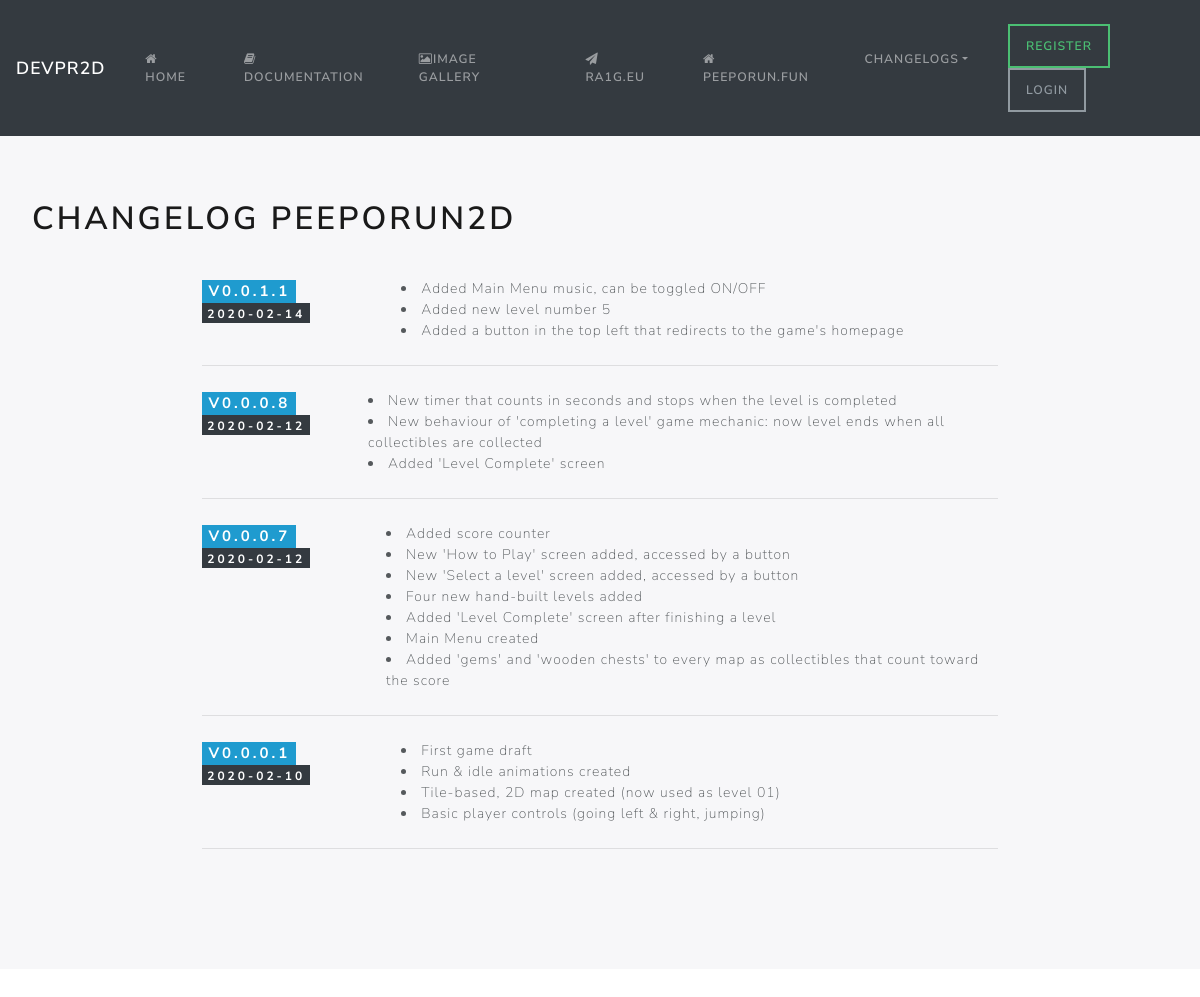
The page /changelogpr.php on the database as committed earlier.
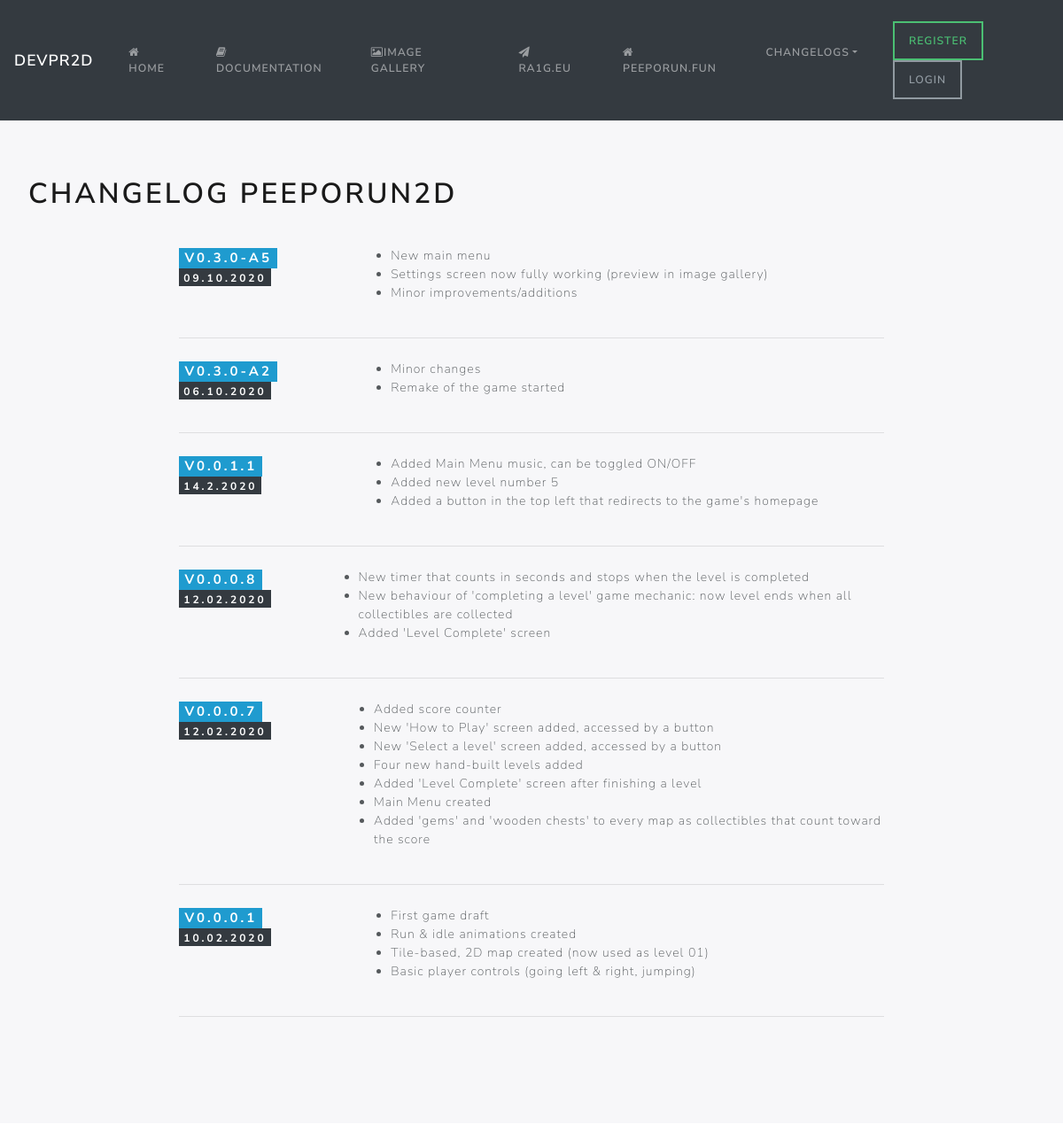
The same page on the database as committed later.
### tables this page shows
CREATE TABLE `menu` (
  `idmenu` int(11) NOT NULL,
  `meno` varchar(55) NOT NULL,
  `file_path` varchar(90) DEFAULT NULL,
  `icon` varchar(90) NOT NULL,
  `menuorder` int(11) NOT NULL
);

CREATE TABLE `changelogpr` (
  `id` int(11) NOT NULL,
  `date` varchar(100) NOT NULL,
  `version` varchar(20) NOT NULL,
  `text` longtext NOT NULL
);

### classes/DB.php (called while the page is built, shortened)
<?php
class DB
{
    private $connection;
    public function __construct($host, $username, $password, $dbname, $port = 3306)
    {
        $this->host = $host;
        $this->username = $username;
        $this->password = $password;
        $this->dbname = $dbname;
        $this->port = $port;
        try{
            $connection = new PDO("mysql:host=".$this->host.";dbname=".$this->dbname.";port=".$this->port, $this->username, $this->password);
            $connection->setAttribute(PDO::ATTR_ERRMODE, PDO::ERRMODE_EXCEPTION);
            $this->connection = $connection;
        } catch(PDOException $exception){
            echo "Error while connecting to DB". $exception->getMessage();
        }
    }
        public function getMenuItems(){
            $sql = "SELECT * FROM menu ORDER BY menuorder";
            $stmt = $this->connection->prepare($sql);
            $stmt->execute();
            return $stmt->fetchAll(PDO::FETCH_ASSOC);
        }
    public function getChangelogprItems(){
        $sql = "SELECT * FROM changelogpr ORDER BY version DESC";
        $stmt = $this->connection->prepare($sql);
        $stmt->execute();
        return $stmt->fetchAll(PDO::FETCH_ASSOC);
    }
}
?>

### changelogpr.php (the view, shortened to what this page needs)
<!doctype html>
<html>
<head>
    <?php
    include_once ("header.php");
    ?>
</head>
<body>
<nav class="navbar navbar-expand-lg navbar-dark bg-dark">
    <?php include_once ("menu.php");
    $changelogitems = $db->getChangelogprItems();
        ?>
</nav>
<div class="jumbotron">
    <h1 class="display-5">Changelog PeepoRun2D</h1>
    <div class="changelog">
        <div class="wrapper">
            <?php foreach($changelogitems as $key => $changelogitem){
                ?>
                <div class="changelog__item">
                    <div class="changelog__meta">
                        <h4 class="changelog__title" id="chversion"><span class="badge badge-info">v<?php echo $changelogitem['version']; ?></span></h4>
                        <h5 class="changelog__date" id="chdate"><span class="badge badge-dark"><?php echo $changelogitem['date']; ?></span></h5>
                    </div>
                    <div class="changelog__detail" id="chtext">
                            <?php echo $changelogitem['text']; ?>
                    </div>
                </div>
                <hr class="my-4">
            <?php } ?>
        </div>
    </div>
</div>
</body>
</html>

### header.php (shortened to what this page needs)
     <link rel="stylesheet" href="css/bootstrap.css">
     <link rel="stylesheet" href="css/secondary.css">
  <link rel="stylesheet" href="https://cdnjs.cloudflare.com/ajax/libs/font-awesome/4.7.0/css/font-awesome.min.css">
<link rel="stylesheet" type="text/css" href="css/fancybox.css" media="screen" />

### menu.php (shortened to what this page needs)
<?php
include_once ("classes/DB.php");
$db = new DB("localhost","root","","devpeeporun", 3306);
$menuItems = $db->getMenuItems();
?>
<a class="navbar-brand" href="#">
    <?php if(empty($_SESSION["id"])) {
        echo "DEVPR2D";
    }else{
        echo 'Welcome back <span class="badge badge-success">'; echo $user->username; echo '</span>';
    }
    ?>
</a>
<div class="collapse navbar-collapse" id="navbarColor01">
    <ul class="navbar-nav mr-auto">
        <?php foreach($menuItems as $key => $menuItem){
        ?>
        <li class="nav-item">
            <a class="nav-link" href="<?php echo $menuItem['file_path']; ?>"><i class="<?php echo $menuItem['icon']; ?>"></i><?php echo $menuItem['meno']; ?></a>
        </li>
        <?php } ?>
        <li class="nav-item dropdown">
            <a class="nav-link dropdown-toggle" data-toggle="dropdown" href="#" role="button" aria-haspopup="true" aria-expanded="false">Changelogs</a>
        </li>
    </ul>
    <form class="form-inline my-2 my-lg-0">
<?php if(empty($_SESSION["id"])) {?>
        <a class="nav-link btn btn-outline-success" href="register.php">Register</a>
        <a class="nav-link btn btn-outline-secondary" href="login.php">Login</a>
        <?php } else { ?>
        <a class="nav-link btn btn-outline-success" href="myprofile.php">My profile </a>
        <a class="nav-link btn btn-outline-danger" href="logout.php">Logout</a>
        <?php } ?>
    </form>
</div>

### css/secondary.css (style rules this page uses)
.changelog { background-color: var(--bg-color); padding: 2rem 0; }
.changelog__item { display: flex; }
.changelog__meta { flex-basis: 25%; }
.changelog__title { margin-bottom: 0; }
.wrapper { margin: 0 auto; width: 70%; }

Rows that differ between the two databases and show on the page:
removed changelogpr: version "0.0.1.1", date "2020-02-14", text "Added Main Menu music, can be toggled ON/OFF Added new level number 5 Added a button in the top left that redirects to the game's homepage"
added changelogpr: version "0.3.0-A5", date "09.10.2020", text "New main menu Settings screen now fully working (preview in image gallery) Minor improvements/additions"
added changelogpr: version "0.3.0-A2", date "06.10.2020", text "Minor changes Remake of the game started"
added changelogpr: version "0.0.1.1", date "14.2.2020", text "Added Main Menu music, can be toggled ON/OFF Added new level number 5 Added a button in the top left that redirects to the game's homepage"
changed changelogpr (number 4 of 6 on the later page): date "2020-02-12" → "12.02.2020"
changed changelogpr (number 5 of 6 on the later page): date "2020-02-12" → "12.02.2020"
changed changelogpr (number 6 of 6 on the later page): date "2020-02-10" → "10.02.2020"
